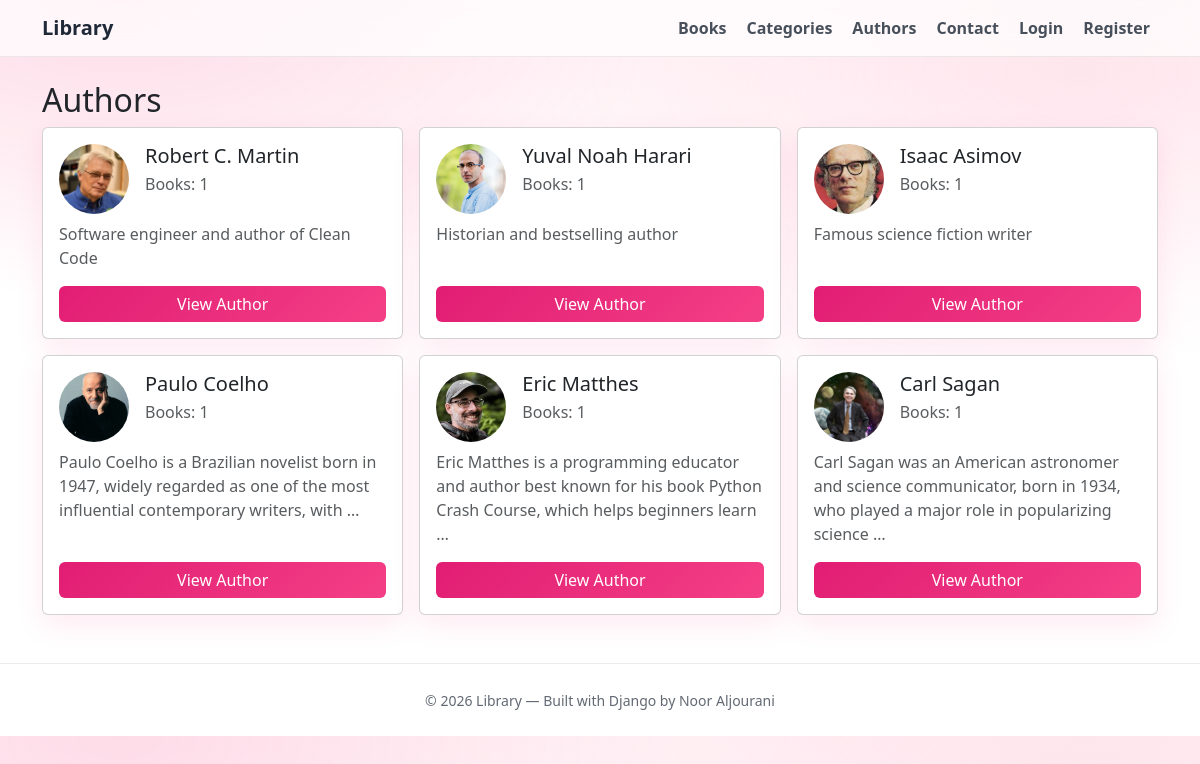
Screenshot of /authors/ with the database file from the repository.
### libraryapp/models.py (models this page shows, shortened)
class BookAuthor(models.Model):
    display_name = models.CharField("اسم المؤلف", max_length=170)
    photo = models.ImageField("صورة المؤلف", upload_to='authors/', blank=True, null=True)
    bio = models.TextField("نبذة", blank=True)
    class Meta:
        verbose_name = "مؤلف"
        verbose_name_plural = "المؤلفون"

### libraryapp/views.py (the view)
# urls.py: path('authors/', views.authors, name='authors'),
def authors(request):
    all_authors = BookAuthor.objects.annotate(total=Count("books")).all()
    return render(request, "libraryapp/authors.html", {"authors": all_authors})

### templates/libraryapp/authors.html (shortened to what this page needs)
{% extends 'base.html' %}
{% block content %}
<h2>Authors</h2>
<div class="row g-3">
  {% for a in authors %}
    <div class="col-md-4">
      <div class="card p-3 h-100">
        <div class="d-flex gap-3">
          {% if a.photo %}
            <img src="{{ a.photo.url }}" style="width:70px;height:70px;border-radius:50%;object-fit:cover;">
          {% else %}
            <div style="width:70px;height:70px;border-radius:50%;background:#eee;"></div>
          {% endif %}
          <div>
            <h5 class="mb-1">{{ a.display_name }}</h5>
            <div class="text-muted">Books: {{ a.total }}</div>
          </div>
        </div>
        <p class="mt-2 text-muted">{{ a.bio|default:"No biography available."|truncatewords:20 }}</p>
        <a class="btn btn-dark mt-auto" href="{% url 'author_detail' a.id %}">View Author</a>
      </div>
    </div>
  {% endfor %}
</div>
{% endblock %}

### static/css/style.css (style rules this page uses)
:root { --pink-50:#fff1f5; --pink-100:#ffe4ec; --pink-200:#fecdd9; --pink-300:#fda4c0; --pink-400:#fb719f; --pink-500:#f43f86; --pink-600:#e11d73; --pink-700:#be185d; --ink:#1f2937; --muted:#6b7280; --border:rgba(17,24,39,.08); --shadow:0 10px 28px rgba(244,63,134,.10); --radius:18px; }
* { box-sizing:border-box; }
body { background: radial-gradient(900px 500px at 10% 0%, rgba(244,63,134,.12), transparent 60%), radial-gradient(900px 500px at 90% 10%, rgba(253,164,192,.18), transparent 60%), linear-gradient(180deg, var(--pink-50), #ffffff 40%); color:var(--ink); font-family: ui-sans-serif, system-ui, -apple-system, "Segoe UI", Roboto, Arial; }
a { color:var(--pink-700); text-decoration:none; }
.card { border: 1px solid var(--border); border-radius: var(--radius); box-shadow: var(--shadow); }
.btn { border-radius: 14px; font-weight: 700; }
.btn-dark { background: linear-gradient(135deg, var(--pink-600), var(--pink-500)) !important; border: none !important; }

### rows the page displays
BookAuthor: photo (picture), display_name "Robert C. Martin", total "1", bio "Software engineer and author of Clean Code"
BookAuthor: photo (picture), display_name "Yuval Noah Harari", total "1", bio "Historian and bestselling author"
BookAuthor: photo (picture), display_name "Isaac Asimov", total "1", bio "Famous science fiction writer"
BookAuthor: photo (picture), display_name "Paulo Coelho", total "1", bio "Paulo Coelho is a Brazilian novelist born in 1947, widely regarded as one of the most influential contemporary writers, with …"
BookAuthor: photo (picture), display_name "Eric Matthes", total "1", bio "Eric Matthes is a programming educator and author best known for his book Python Crash Course, which helps beginners learn …"
BookAuthor: photo (picture), display_name "Carl Sagan", total "1", bio "Carl Sagan was an American astronomer and science communicator, born in 1934, who played a major role in popularizing science …"
